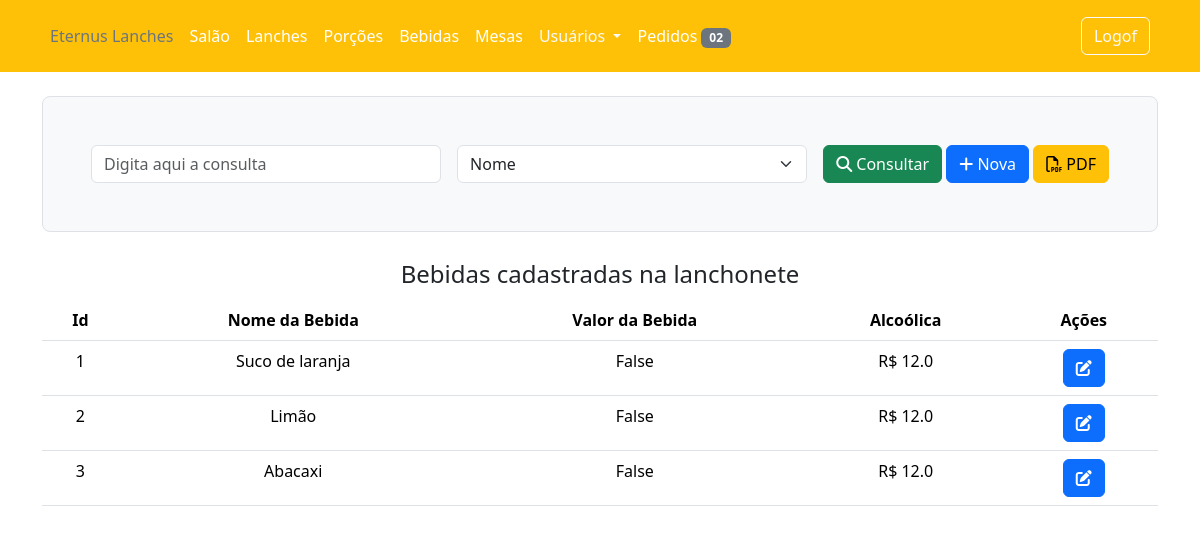
The app's page /bebidas (signed in) with its own data.
### app/models/bdEternusLanches.py (models this page shows, shortened)
class Bebidas(db.Model):
    __tablename__ = 'Bebidas'
    id = db.Column(db.Integer, primary_key=True)
    nome = db.Column(db.String(40), unique=True, nullable=True)
    valor = db.Column(db.Float, nullable=False)
    alcoolica = db.Column(db.Boolean, nullable=False)
    img = db.Column(db.String(20), nullable=False, default='default.jpg')

### app/controllers/lanchonete/routes.py (the view)
@lanchonete.route('/bebidas', methods=['GET'])
@login_required
def bebidas():
    if current_user.is_authenticated:
        if current_user.acesso[0].tipo == 'Funcionario':
            form = BebidaConsultaForm()
            bebidas = Bebidas.query.all()
            return render_template('lanchonete/bebidas/bebidas.html', title='Bebidas', form=form, bebidas=bebidas)
        else:
            flash('Não tem permissão para acessar essa página', 'danger')
            return redirect(url_for('home.index'))
    else:
        flash('Faça o login para acessar essa página.', 'danger')
        return redirect(url_for('users.login'))

### app/controllers/lanchonete/lanchoneteForm.py
class BebidaConsultaForm(FlaskForm):
    consultar = StringField('Consulta', validators=[DataRequired()])
    selection = SelectField(choices=['Nome', 'Id'])

### app/models/bdEternusLanches.py (called while the page is built)
@login_manager.user_loader
def load_user(user_id):
    return Users.query.get(int(user_id))

### app/templates/lanchonete/bebidas/bebidas.html (shortened to what this page needs)
{% extends 'layout/lanchonete.html' %}
{% block content %}
<div class="container">
    <header class="h-100 p-5 bg-light border rounded-3 mt-4">
        <form action="" method="POST" class="row g-3">
            <div class="col md-3">
                {{form.consultar(class='form-control', placeholder='Digita aqui a consulta')}}
            </div>
            <div class="col md-4">
                {{form.selection(class='form-select col-md-2 ml-3')}}
            </div>
            <div class="col-auto">
                <button type="submit" class="btn btn-success ml-4"><i class="fa-solid fa-magnifying-glass"></i> Consultar</button>
                <a class="btn btn-primary ml-3" href="{{url_for('lanchonete.novaBebida')}}" role="button"><i class="fa-solid fa-plus"></i> Nova</a>
                <a class="btn btn-warning ml-3" href=" " role="button"><i class="fa-regular fa-file-pdf"></i> PDF</a>
            </div>
        </form>
    </header>
    <main>
        <fieldset>
            <legend class="text-center mt-4">Bebidas cadastradas na lanchonete</legend>
            <table class="table table-hover text-center">
                <thead>
                    <tr>
                        <th scope="col">Id</th>
                        <th scope="col">Nome da Bebida</th>
                        <th scope="col">Valor da Bebida</th>
                        <th scope="col">Alcoólica</th>
                        <th scope="col">Ações</th>
                    </tr>
                </thead>
                <tbody>
                    {% for bebida in bebidas%}
                    <tr>
                        <td scope="row">{{bebida.id}}</td>
                        <td scope="row">{{bebida.nome}}</td>
                        <td scope="row">{{bebida.alcoolica}}</td>
                        <td scope="row">R$ {{bebida.valor}}</td>
                        <td scope="row">
                            <button onclick="editarBebida('{{bebida.id}}')" type="button" class="btn btn-primary" data-bs-toggle="modal" data-bs-target="#bebidaModal">
                                <i class="fa-solid fa-pen-to-square"></i>
                            </button>
                        </td>
                    </tr>
                    {% endfor %}
                </tbody>
            </table>
        </fieldset>
    </main>
</div>
{% endblock content %}

### records on screen
Bebidas: id "1", nome "Suco de laranja", alcoolica "False", valor "12.0"
Bebidas: id "2", nome "Limão", alcoolica "False", valor "12.0"
Bebidas: id "3", nome "Abacaxi", alcoolica "False", valor "12.0"
